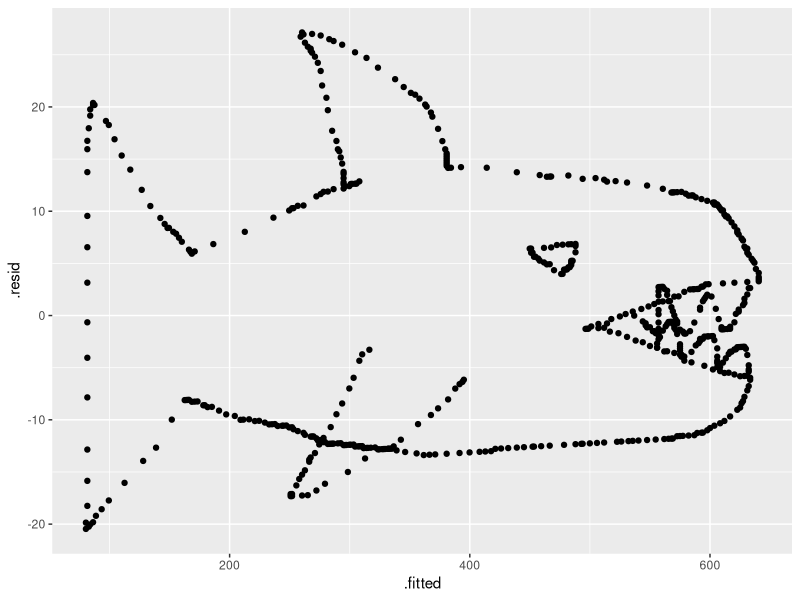

Recreate this plot in R.
## ---- chunk 1
library(tidyverse)
## ---- chunk 2
mystery_animal <- read_csv(here::here('supporting_artifacts', 'PracticeActivityWeek9', 'mystery_animal.csv'))
## ---- chunk 3
mystery_animal |> mutate(ate = 1)  |>
  lm(weight_after ~ weight_before, data = _) |>
  broom::augment() |>
  ggplot(mapping = aes(x = .fitted, y = .resid)) + geom_point()
## ---- chunk 4
    qnorm(.95, mean = 4.6, sd = .8)
## ---- chunk 5
    qnorm(.1, mean = 4.6, sd = .8)
## ---- chunk 6
music_man <- function(n_tromb, n_cor, n_reed){
  
  trombones <- rnorm(n_tromb, mean = 4.6, sd = 0.8)
  cornets <- runif(n_cor, min = 1.5, max = 3.5)
  reeds <- rchisq(n_reed, df = 4)
  summ <- sum(trombones) + sum(cornets) + sum(reeds)
  return(summ)
  
}

set.seed(1957)

my_weights <- rerun(.n = 1000, 
                    music_man(n_tromb = 76, n_cor = 110, n_reed = 1035)
                    ) |> 
  flatten_dbl()
sum(my_weights < 4532)
